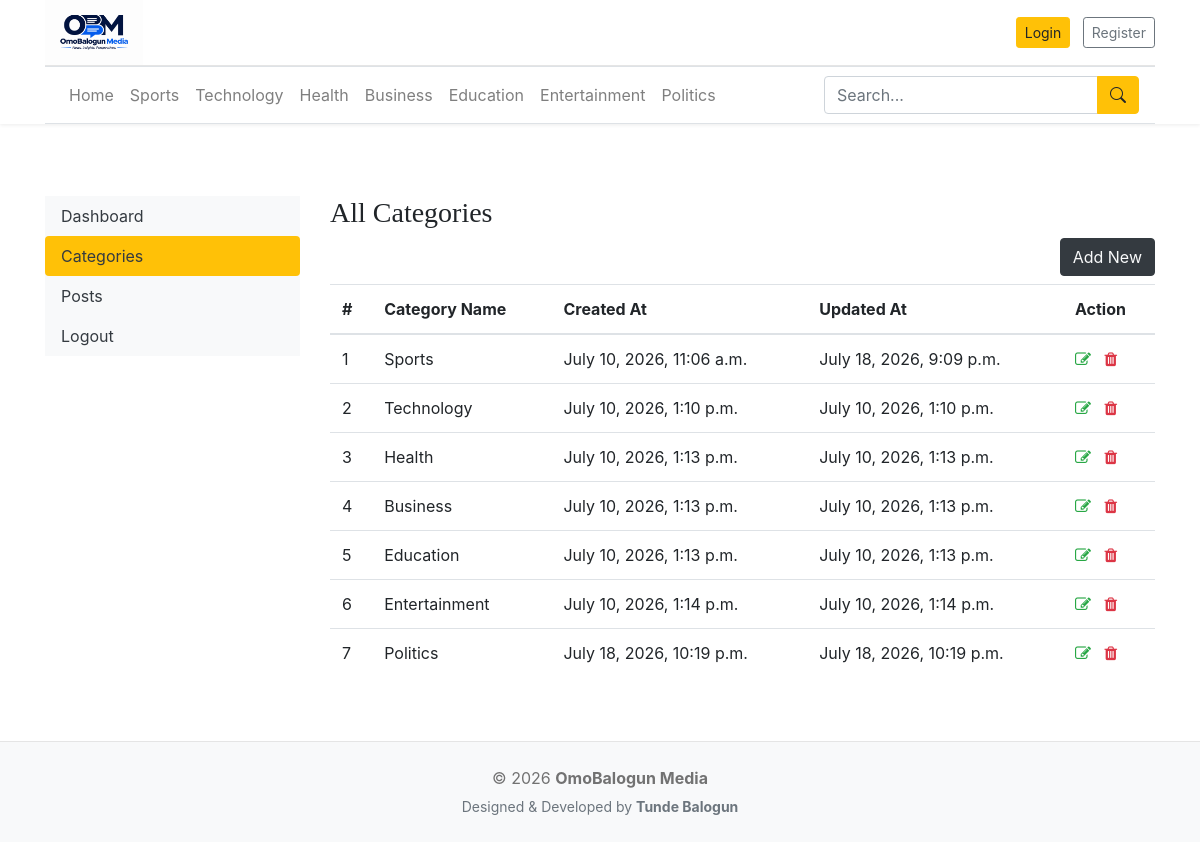
/dashboard/categories/, run on the app's committed database.
### blogs/models.py (models this page shows, shortened)
class Category(models.Model):
    category_name = models.CharField(max_length=50, unique=True)
    created_at = models.DateTimeField(auto_now_add=True)
    updated_at = models.DateTimeField(auto_now=True)
    class Meta:
        verbose_name_plural = 'categories'

### dashboards/views.py (the view)
# urls.py: path('categories/', views.categories_view, name='categories'),
def categories_view(request):
    return render(request, 'blog_main/categories.html')

### blogs/context_processors.py (called while the page is built)
def get_categories(request):
    categories = Category.objects.all()
    return dict(categories= categories)

### templates/blog_main/categories.html (shortened to what this page needs)
{% extends 'blog_main/layout.html' %}
{% block content %}
<div class="row pt-5">
    {% include 'blog_main/sidebar.html' %}
    <div class="col">
        <h3>All Categories</h3>
        <a href="{% url 'add_category' %}" class="btn btn-dark text-light float-right mb-2">Add New</a>
        <table class="table table-hover">
  <thead>
    <tr>
      <th scope="col">#</th>
      <th>Category Name</th>
      <th>Created At</th>
      <th>Updated At</th>
      <th>Action</th>
    </tr>
  </thead>
  <tbody>
  {% for cat in categories %}
    <tr>
      <td>{{ forloop.counter }}</td>
      <td>{{ cat.category_name }}</td>
      <td>{{ cat.created_at}}</td>
      <td>{{ cat.updated_at }}</td>
      <td>
          <a href="{% url 'edit_category' cat.id %}"><i class="fa fa-edit text-success"></i></a>
          <a href="{% url 'delete_category' cat.id %}"><i class="fa fa-trash text-danger"></i></a>
      </td>
    </tr>
  {% endfor %}
  </tbody>
</table>
    </div>
</div>
{% endblock %}

### templates/blog_main/layout.html (shortened to what this page needs)
{% load static %}
<!DOCTYPE html>
<html lang="en">
<head>
    <link rel="stylesheet"
          href="https://cdn.jsdelivr.net/npm/bootstrap@4.6.2/dist/css/bootstrap.min.css">
    <link href="{% static 'css/blog.css' %}" rel="stylesheet">
    <link rel="stylesheet"
          href="https://cdnjs.cloudflare.com/ajax/libs/font-awesome/4.7.0/css/font-awesome.min.css">
    <link rel="stylesheet"
          href="https://cdn.jsdelivr.net/npm/bootstrap-icons@1.11.3/font/bootstrap-icons.min.css">
</head>
<body>
<div class="sticky-top fixed-header-wrap">
    <div class="container">
        <header class="blog-header py-0">
            <div class="row align-items-center">
                <div class="col-md-6 col-12 text-center text-md-left mb-3 mb-md-0">
                    <a href="{% url 'home' %}">
                        <img src="{% static 'images/obm.png' %}"
                             class="img-fluid"
                             alt="OmoBalogun Media"
                             style="max-height:65px;">
                    </a>
                </div>
            <div class="col-md-6 col-12 text-center text-md-right">
                {% if not user.is_authenticated %}
                    <a href="{% url 'login' %}"
                       class="btn btn-warning btn-sm mr-2">
                        Login
                    </a>
                    <a href="{% url 'register' %}"
                       class="btn btn-outline-secondary btn-sm">
                        Register
                    </a>
                {% endif %}
            </div>
            </div>
        </header>
        <nav class="navbar navbar-expand-lg navbar-light bg-white border-top border-bottom mb-4">
            <div class="collapse navbar-collapse"
                 id="mainNavbar">
                <ul class="navbar-nav mr-auto">
                    <li class="nav-item">
                        <a class="nav-link"
                           href="{% url 'home' %}">
                            Home
                        </a>
                    </li>
                    {% for category in categories %}
                    <li class="nav-item">
                        <a class="nav-link"
                           href="{% url 'category' category.id %}">
                            {{ category.category_name }}
                        </a>
                    </li>
                    {% endfor %}
                </ul>
                <form class="form-inline my-2 my-lg-0"
                      action="{% url 'search' %}"
                      method="GET">
                    <div class="input-group">
                        <input
                            class="form-control"
                            type="search"
                            placeholder="Search..."
                            name="keyword">
                        <div class="input-group-append">
                            <button
                                class="btn btn-warning"
                                type="submit">
                                <i class="bi bi-search"></i>
                            </button>
                        </div>
                    </div>
                </form>
            </div>
        </nav>
    </div>
</div>
<div class="container">
    {% block content %}
    {% endblock %}
</div>
<footer class="blog-footer bg-light mt-5 py-4">
    <div class="container text-center">
        <p class="mb-1">
            © {% now "Y" %}
            <strong>OmoBalogun Media</strong>
        </p>
        <small class="text-muted">
            Designed & Developed by
            <strong>Tunde Balogun</strong>
        </small>
    </div>
</footer>
</body>
</html>

### static/css/blog.css (style rules this page uses)
.blog-header { border-bottom: 1px solid #e5e5e5; }
h1, h2, h3, h4, h5, h6 { font-family: "Playfair Display", Georgia, "Times New Roman", serif; }
.blog-footer { padding: 2.5rem 0; color: #727272; text-align: center; background-color: #f9f9f9; border-top: .05rem solid #e5e5e5; }

### templates/blog_main/layout.html (style rules this page uses)
.fixed-header-wrap { background-color: #fff; box-shadow: 0 1px 4px rgba(0,0,0,0.08); }

### data on the page
Category: category_name "Sports", created_at "July 10, 2026, 11:06 a.m.", updated_at "July 18, 2026, 9:09 p.m."
Category: category_name "Technology", created_at "July 10, 2026, 1:10 p.m.", updated_at "July 10, 2026, 1:10 p.m."
Category: category_name "Health", created_at "July 10, 2026, 1:13 p.m.", updated_at "July 10, 2026, 1:13 p.m."
Category: category_name "Business", created_at "July 10, 2026, 1:13 p.m.", updated_at "July 10, 2026, 1:13 p.m."
Category: category_name "Education", created_at "July 10, 2026, 1:13 p.m.", updated_at "July 10, 2026, 1:13 p.m."
Category: category_name "Entertainment", created_at "July 10, 2026, 1:14 p.m.", updated_at "July 10, 2026, 1:14 p.m."
Category: category_name "Politics", created_at "July 18, 2026, 10:19 p.m.", updated_at "July 18, 2026, 10:19 p.m."
